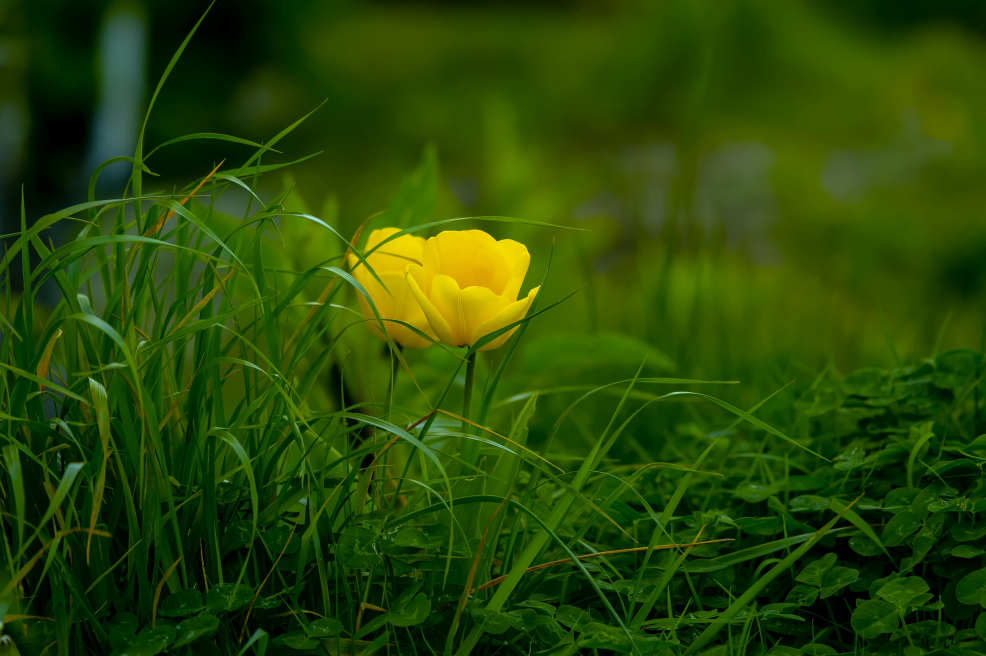
#> input picture Image/pexels-kasperphotography-1042423.jpg, 4928 x 3280 px (shown at 1/5 size)
$ python image4.py
#> lines starting #> are read from the running program, lines starting #| are printed output that depends on the picture
# Cropping Image --- A selected part of the image u want to process

import cv2

img = cv2.imread("pexels-kasperphotography-1042423.jpg")
#> img is the input picture: shape (3280, 4928, 3); mean B, G, R 4.2, 71.7, 40.4

roi = img[100:300, 200:400]
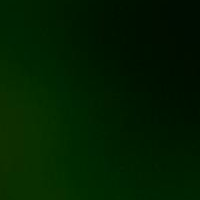
#> roi: shape (200, 200, 3); mean B, G, R 0.2, 30.2, 1.6

cv2.imshow("original"  , img)
cv2.imshow("Roi" , roi)

cv2.waitKey(0)
cv2.destroyAllWindows()
